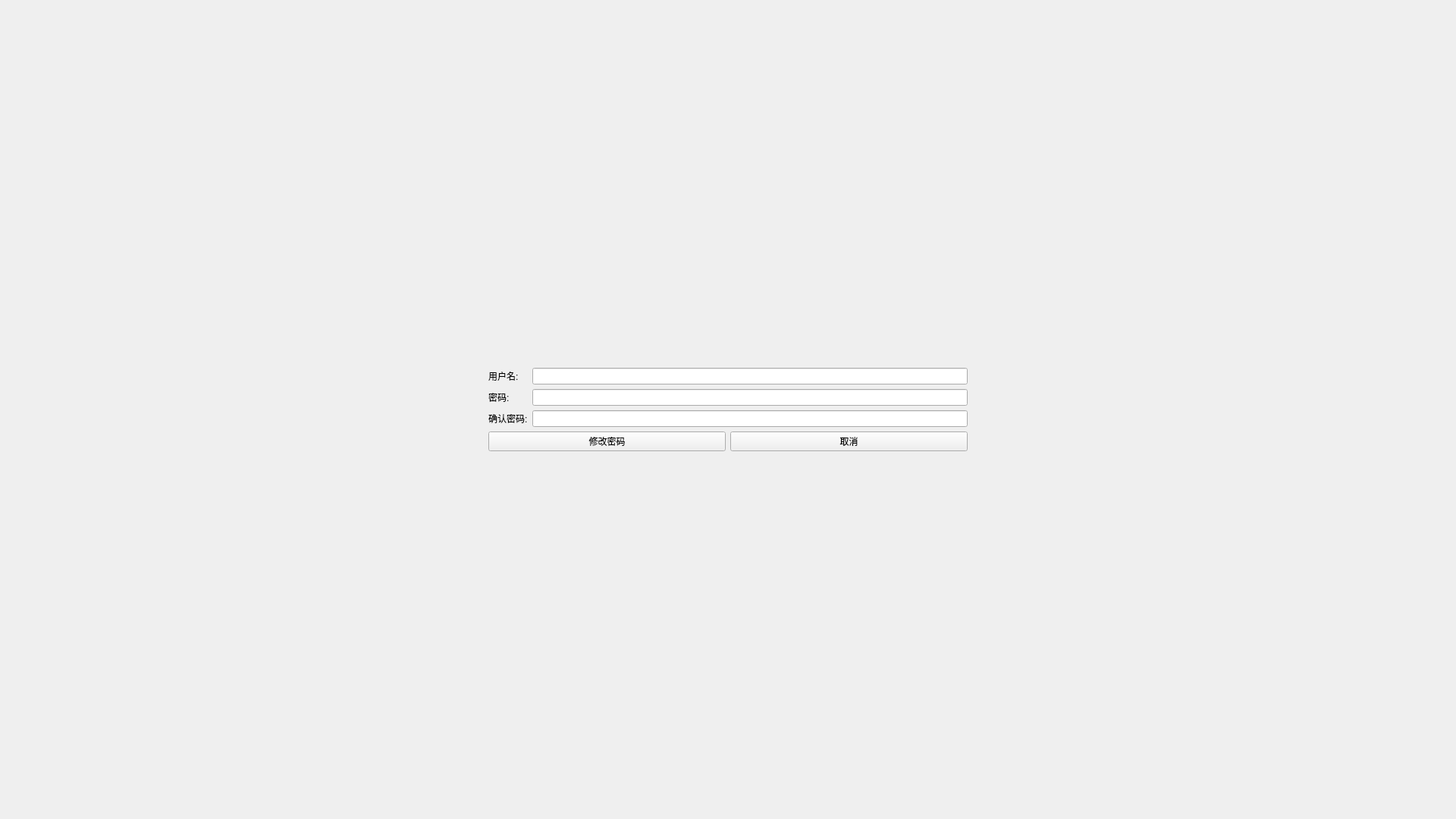
<?xml version="1.0" encoding="UTF-8"?>
<ui version="4.0">
 <class>ChangePasswordAdministrator</class>
 <widget class="QWidget" name="ChangePasswordAdministrator">
  <property name="geometry">
   <rect>
    <x>0</x>
    <y>0</y>
    <width>1920</width>
    <height>1080</height>
   </rect>
  </property>
  <property name="windowTitle">
   <string>Form</string>
  </property>
  <layout class="QHBoxLayout" name="horizontalLayout_2" stretch="1,1,1">
   <item>
    <spacer name="horizontalSpacer">
     <property name="orientation">
      <enum>Qt::Horizontal</enum>
     </property>
     <property name="sizeHint" stdset="0">
      <size>
       <width>627</width>
       <height>20</height>
      </size>
     </property>
    </spacer>
   </item>
   <item>
    <layout class="QVBoxLayout" name="verticalLayout">
     <item>
      <spacer name="verticalSpacer_2">
       <property name="orientation">
        <enum>Qt::Vertical</enum>
       </property>
       <property name="sizeHint" stdset="0">
        <size>
         <width>20</width>
         <height>40</height>
        </size>
       </property>
      </spacer>
     </item>
     <item>
      <layout class="QFormLayout" name="formLayout">
       <item row="0" column="0">
        <widget class="QLabel" name="label">
         <property name="text">
          <string>用户名:</string>
         </property>
        </widget>
       </item>
       <item row="0" column="1">
        <widget class="QLineEdit" name="editUsername"/>
       </item>
       <item row="1" column="0">
        <widget class="QLabel" name="label_2">
         <property name="text">
          <string>密码:</string>
         </property>
        </widget>
       </item>
       <item row="1" column="1">
        <widget class="QLineEdit" name="editNewPassword">
         <property name="echoMode">
          <enum>QLineEdit::Password</enum>
         </property>
        </widget>
       </item>
       <item row="2" column="0">
        <widget class="QLabel" name="label_8">
         <property name="text">
          <string>确认密码:</string>
         </property>
        </widget>
       </item>
       <item row="2" column="1">
        <widget class="QLineEdit" name="editConfirmPassword">
         <property name="echoMode">
          <enum>QLineEdit::Password</enum>
         </property>
        </widget>
       </item>
      </layout>
     </item>
     <item>
      <layout class="QHBoxLayout" name="horizontalLayout">
       <item>
        <widget class="QPushButton" name="btnChangePassword">
         <property name="text">
          <string>修改密码</string>
         </property>
        </widget>
       </item>
       <item>
        <widget class="QPushButton" name="btnQuit">
         <property name="text">
          <string>取消</string>
         </property>
        </widget>
       </item>
      </layout>
     </item>
     <item>
      <spacer name="verticalSpacer">
       <property name="orientation">
        <enum>Qt::Vertical</enum>
       </property>
       <property name="sizeHint" stdset="0">
        <size>
         <width>20</width>
         <height>40</height>
        </size>
       </property>
      </spacer>
     </item>
    </layout>
   </item>
   <item>
    <spacer name="horizontalSpacer_2">
     <property name="orientation">
      <enum>Qt::Horizontal</enum>
     </property>
     <property name="sizeHint" stdset="0">
      <size>
       <width>627</width>
       <height>20</height>
      </size>
     </property>
    </spacer>
   </item>
  </layout>
 </widget>
 <resources/>
 <connections/>
</ui>
